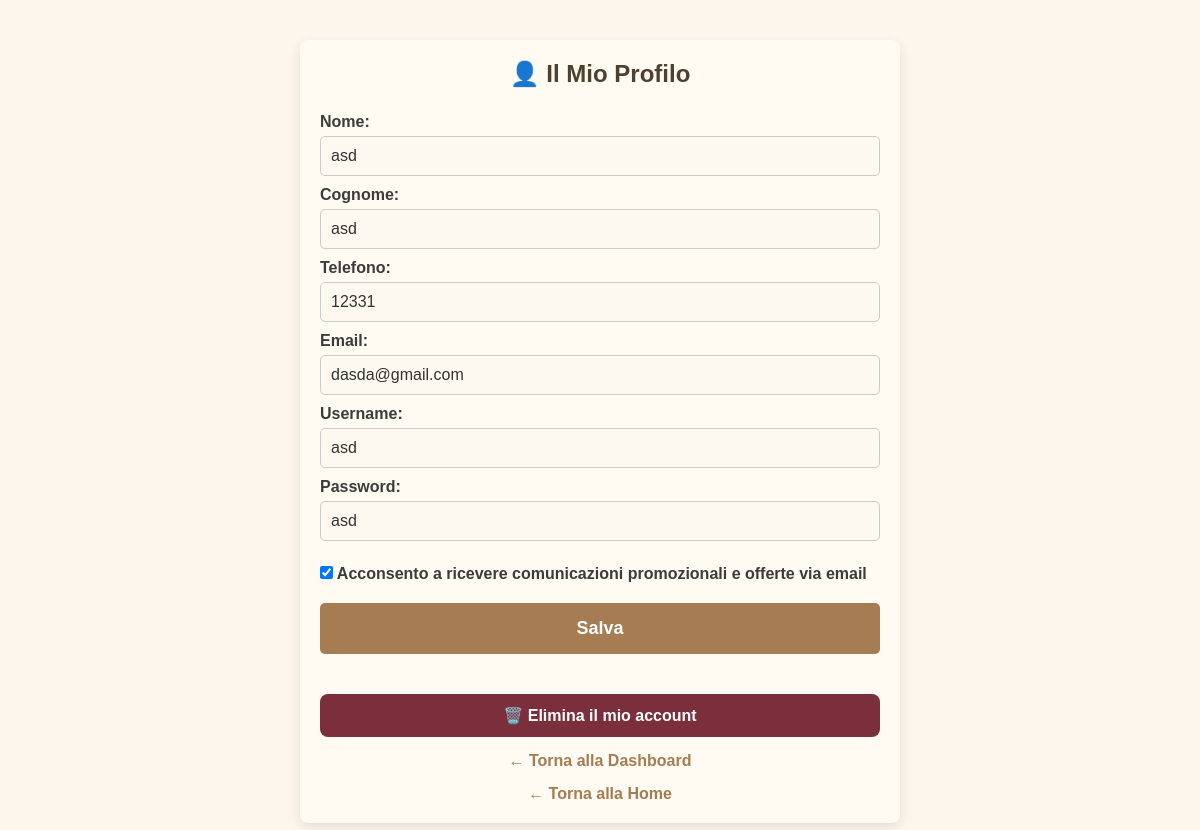
Page /account (signed in) on the committed database.
### tables this page shows
CREATE TABLE users (
            id INTEGER PRIMARY KEY AUTOINCREMENT,
            username TEXT NOT NULL UNIQUE,
            password TEXT NOT NULL
        , name TEXT NOT NULL DEFAULT 'NOME', surname TEXT NOT NULL DEFAULT 'COGNOME', phone TEXT NOT NULL DEFAULT '0000000000', email TEXT, newsletter_optin INTEGER DEFAULT 0);

### app.py (the view, shortened to what this page needs)
@app.route('/account', methods=['GET', 'POST'])
def account():
    if 'user_id' not in session:
        return redirect(url_for('login_user'))
    user_id = session['user_id']
    conn = sqlite3.connect('bookings.db')
    cursor = conn.cursor()
    cursor.execute("SELECT name, surname, phone, email, username, password, newsletter_optin FROM users WHERE id = ?", (user_id,))
    user = cursor.fetchone()
    conn.close()
    return render_template('account.html', user=user)

### templates/account.html (shortened to what this page needs)
<!DOCTYPE html>
<html lang="it">
<head>
  <link rel="stylesheet" href="{{ url_for('static', filename='style.css') }}">
</head>
<body>
  <div class="container">
    <h2>👤 Il Mio Profilo</h2>
    <form method="post">
      <label for="name">Nome:</label>
      <input type="text" name="name" value="{{ user[0] }}" required>
      <label for="surname">Cognome:</label>
      <input type="text" name="surname" value="{{ user[1] }}" required>
      <label for="phone">Telefono:</label>
      <input type="text" name="phone" value="{{ user[2] }}" required>
      <label for="email">Email:</label>
      <input type="email" name="email" value="{{ user[3] }}" required>
      <label for="username">Username:</label>
      <input type="text" name="username" value="{{ user[4] }}" required>
      <label for="password">Password:</label>
      <input type="text" name="password" value="{{ user[5] }}" required>
      <div style="margin-top: 20px;">
        <label>
          <input type="checkbox" name="newsletter" {% if user[6] == 1 %}checked{% endif %}>
          Acconsento a ricevere comunicazioni promozionali e offerte via email
        </label>
      </div>
      <button type="submit" class="big-btn" style="margin-top: 20px;">Salva</button>
    </form>
    <form action="{{ url_for('delete_account') }}" method="post" onsubmit="return confirm('Sei sicuro di voler eliminare il tuo account? Questa operazione è irreversibile.')">
      <button type="submit" class="delete-btn" style="margin-top: 30px;">
        🗑️ Elimina il mio account
      </button>
    </form>
    <a href="{{ url_for('user_dashboard') }}" style="display: block; margin-top: 15px;">← Torna alla Dashboard</a>
    <a href="{{ url_for('index') }}">← Torna alla Home</a>
  </div>
</body>
</html>

### static/style.css (style rules this page uses)
* { box-sizing: border-box; margin: 0; padding: 0; }
body { font-family: 'Arial', sans-serif; background-color: #fdf6ec; color: #333; display: flex; flex-direction: column; align-items: center; padding: 20px; }
.container { width: 100%; max-width: 600px; background: #fffaf2; padding: 20px; border-radius: 8px; box-shadow: 0 4px 12px rgba(0, 0, 0, 0.1); margin: 20px 0; }
h1, h2, h3 { text-align: center; color: #4e3f2f; margin-bottom: 15px; }
form { display: flex; flex-direction: column; }
label { font-weight: bold; margin-top: 10px; color: #3c3c3c; }
input, select, button { padding: 10px; margin-top: 5px; background-color: #fef9f0; color: #333; border: 1px solid #ccc; border-radius: 5px; font-size: 16px; }
button { background-color: #a67c52; color: #fff; cursor: pointer; font-weight: bold; transition: background-color 0.3s; border: none; }
.big-btn { width: 100%; padding: 15px; font-size: 18px; margin: 10px 0; }
a { display: block; text-align: center; margin-top: 15px; text-decoration: none; color: #a67c52; font-weight: bold; }

### templates/account.html (style rules this page uses)
.delete-btn { background-color: #7b2f3c; color: white; border: none; padding: 12px 20px; font-size: 1rem; border-radius: 8px; width: 100%; cursor: pointer; }

### rows in the picture
users: name "asd", surname "asd", phone "12331", email "dasda@gmail.com", username "asd", password "asd", newsletter_optin "☑"
